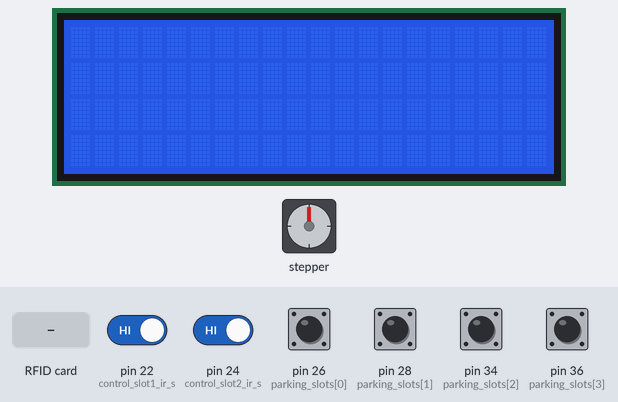
A sketch run on a simulated Arduino Mega 2560, built with avr-gcc and run on an emulated ATmega2560. On the bench: 20×4 character LCD, stepper motor. The test bench sets the inputs (shaded band); at power-on: pin 22 (control_slot1_ir_s), pin 24 (control_slot2_ir_s), pin 26 (parking_slots[0]), pin 28 (parking_slots[1]), pin 34 (parking_slots[2]), pin 36 (parking_slots[3]) HIGH. Stepper angles assume 2048 steps per turn; what the sketch prints to the serial monitor is not drawn.

Above: at 1.3 s.
1.4 s: RFID card 5E 7A 19 C4 held to the reader
At 2.1 s:
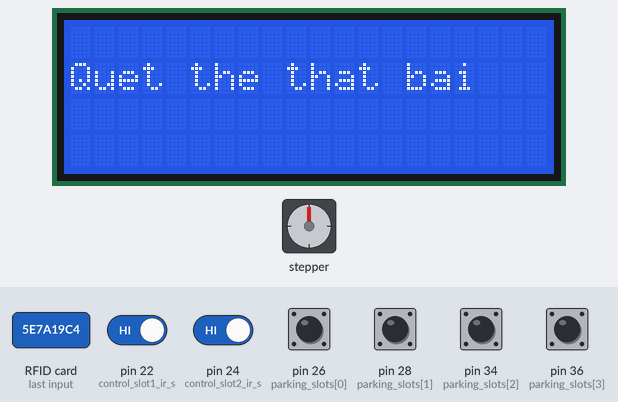
At 6.16 s:
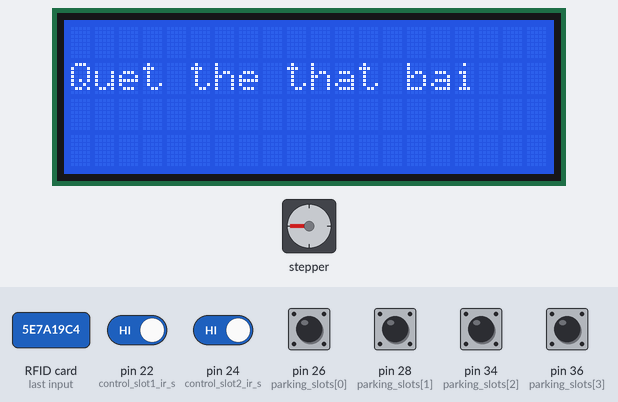
7.4 s: RFID card 5E 7A 19 C4 held to the reader
At 7.84 s:
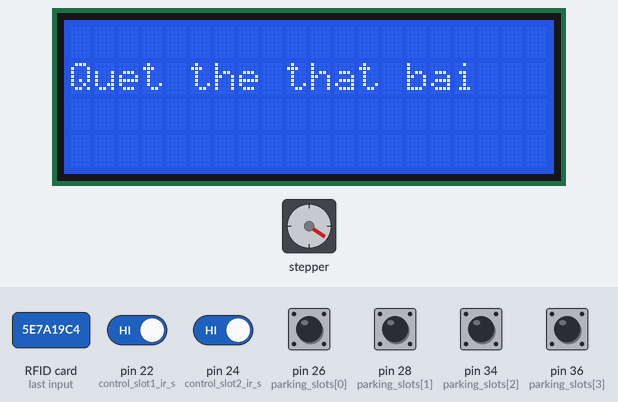
Timing chart, 0 to 19.1 s (numbered marks = the images above; inputs shaded):
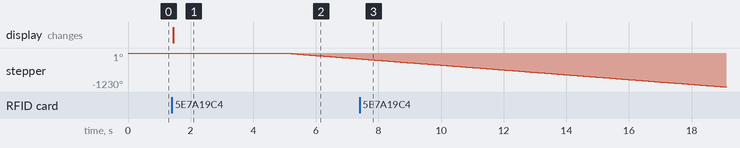

Measured:
- after the input at 1.4 s, the display: changes after 0.05 s (image 1)

The sketch:

VDK2.ino
```cpp
#include <Wire.h>
#include <LiquidCrystal_I2C.h>
#include <MFRC522.h>
#include <Stepper.h>

#define SS_PIN 53
#define RST_PIN 5
MFRC522 rfid(SS_PIN, RST_PIN);

LiquidCrystal_I2C lcd(0x27, 20, 4);

const int stepsPerRevolution = 2048;
Stepper myStepper(stepsPerRevolution, 8, 10, 9, 11);

int parking_slots[] = {26, 28, 34, 36};
int control_slot1_ir_s = 22;
int control_slot2_ir_s = 24;
String status_sensor[] = {"_", "_", "_", "_"};
int empty_slot;
const int interval = 5000;
unsigned long previousMillis = 0;

void setup() {
  Serial.begin(9600);
  Serial.println("Ready to scan RFID card");
  SPI.begin();
  rfid.PCD_Init();
  int total_slot = sizeof(parking_slots) / sizeof(parking_slots[0]);
  empty_slot = total_slot;
  for (int pin : parking_slots) pinMode(pin, INPUT_PULLUP);
  pinMode(control_slot1_ir_s, INPUT_PULLUP);
  pinMode(control_slot2_ir_s, INPUT_PULLUP);

  lcd.init();
  lcd.backlight();
  myStepper.setSpeed(15);
}

void displayLCD(const String& line1, const String& line2) {
  lcd.clear();
  lcd.setCursor(0, 1);
  lcd.print(line1);
  lcd.setCursor(0, 2);
  lcd.print(line2);
}

void loop() {
  checkParkingSlots();
  bool rfidStatus = readRFID();
  if (rfidStatus) {
    handleEntryAndExit();
  }
  closeGateIfNeeded();
}

void checkParkingSlots() {
  for (int i = 0; i < sizeof(parking_slots) / sizeof(parking_slots[0]); i++) {
    status_sensor[i] = digitalRead(parking_slots[i]) == LOW ? "x" : "_";
  }
}

bool readRFID() {
  if (!rfid.PICC_IsNewCardPresent() || !rfid.PICC_ReadCardSerial()) {
    return false;
  }
  Serial.print("Card ID: ");
  for (byte i = 0; i < rfid.uid.size; i++) {
    Serial.print(rfid.uid.uidByte[i] < 0x10 ? " 0" : " ");
    Serial.print(rfid.uid.uidByte[i], HEX);
  }
  Serial.println();
  return true;
}

void handleEntryAndExit() {
  if (digitalRead(control_slot1_ir_s) == LOW && empty_slot > 0) {
    myStepper.step(0.25 * stepsPerRevolution);
    empty_slot--;
    displayLCD("Quet the thanh cong", "Chao mung ban da den");
    previousMillis = millis();
  } else if (digitalRead(control_slot2_ir_s) == LOW) {
    myStepper.step(0.25 * stepsPerRevolution);
    empty_slot++;
    displayLCD("Quet the thanh cong", "Hen gap lai");
    previousMillis = millis();
  } else {
    displayLCD("Quet the that bai", "");
  }
}

void closeGateIfNeeded() {
  if (millis() - previousMillis >= interval) {
    myStepper.step(-0.25 * stepsPerRevolution);
  }
}
```
